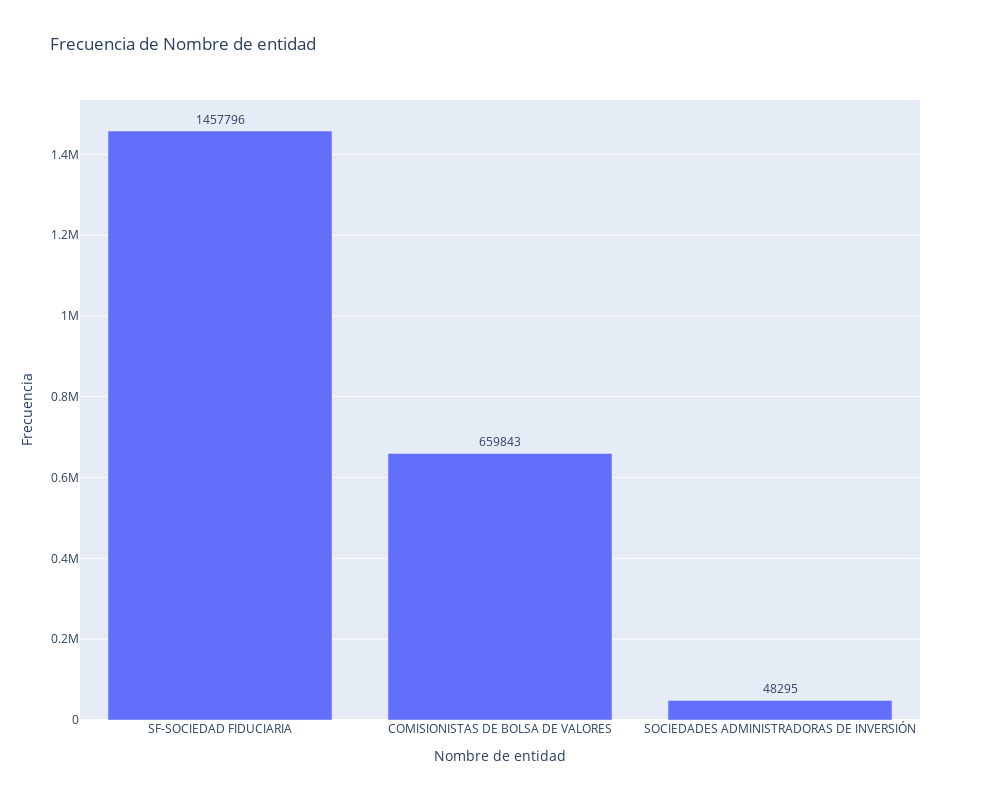

Notebook code cell kept with this figure:
### Code cell
# Contar la frecuencia de cada entidad y convertirlo en un DataFrame
frecuencia_entidades = df_FondosInversion_colectiva['NOMBRE_TIPO_ENTIDAD'].value_counts().reset_index()

# Renombrar las columnas para mejor legibilidad
frecuencia_entidades.columns = ['Nombre de tipo entidad', 'Frecuencia']

# Crear el gráfico de barras y mostrar la frecuencia encima de cada barra
fig = px.bar(x=frecuencia_entidades['Nombre de tipo entidad'], 
             y=frecuencia_entidades['Frecuencia'],
             labels={'x':'Nombre de entidad', 'y':'Frecuencia'},
             title='Frecuencia de Nombre de entidad',
             text=frecuencia_entidades['Frecuencia']  # Mostrar la frecuencia encima de las barras
            )

fig.update_layout(height=800, width=1000)

# Ajustar el formato del texto encima de las barras
fig.update_traces(textposition='outside')  # Colocar las etiquetas fuera de las barras

# Mostrar gráfico
fig.show()

### Figure 1 — Plotly figure (JSON) as saved in the notebook; plotly's stock layout.template omitted (floating-point values rounded to 4 significant figures)
{"data": [{"alignmentgroup": "True", "hovertemplate": "Nombre de entidad=%{x}<br>Frecuencia=%{y}<br>text=%{text}<extra></extra>", "legendgroup": "", "marker": {"color": "#636efa", "pattern": {"shape": ""}}, "name": "", "offsetgroup": "", "orientation": "v", "showlegend": false, "text": [1457796, 659843, 48295], "textposition": "outside", "type": "bar", "x": ["SF-SOCIEDAD FIDUCIARIA", "COMISIONISTAS DE BOLSA DE VALORES", "SOCIEDADES ADMINISTRADORAS DE INVERSIÓN"], "xaxis": "x", "y": [1457796, 659843, 48295], "yaxis": "y"}], "layout": {"barmode": "relative", "height": 800, "legend": {"tracegroupgap": 0}, "title": {"text": "Frecuencia de Nombre de entidad"}, "width": 1000, "xaxis": {"anchor": "y", "domain": [0, 1], "title": {"text": "Nombre de entidad"}}, "yaxis": {"anchor": "x", "domain": [0, 1], "title": {"text": "Frecuencia"}}}}
